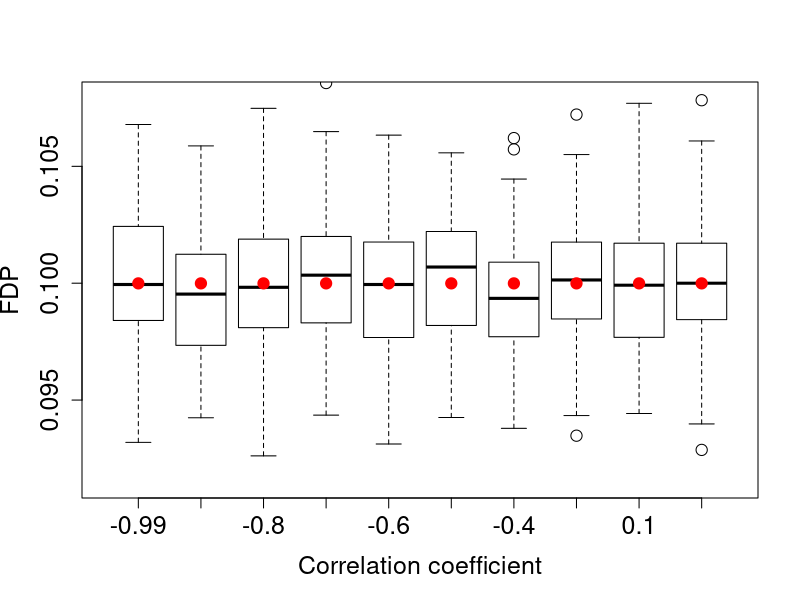

Write R code to recreate this figure.
#======================================================================
#======================================================================
#  FDP computation from  correlated binomial random variables
#  Source: Kotz, Samuel, et al. Encyclopedia of Statistical Sciences, Volume 1. John Wiley & Sons, 2005.
#         page no. 582

#  The code below implements FDP computation from correlated binominal distribution.
#  Suppose X (corresponds to the null)  is a Bernoulli(P(X=1) = alpha) variable (P(X = 0) = 1- alpha), and
#  Y (corresponds to the alternative) is another Bernoulli(P(Y=1)= beta) variable (P(Y=0) = 1 - beta).
#  To generate their joint distribution we specified
#  all four combinations of outcomes as follows (similar to the above mentioned book).
#     P(X=0,Y=0) = a,                       # denote this combination as "(0,0)"
#     P(X=1,Y=0) = 1- beta -a,              # denote this combination as "(1,0)"
#     P(X=0,Y=1) = 1- alpha - a,            # denote this combination as "(0,1)"
#     P(X=1,Y=1) = a + alpha + beta -1,     # denote this combination as "(1,1)"
#
# Where "a" is computed from the correlation coefficient (rho) as follows:
#   a = (1- alpha )(1- beta) + rho *  sqrt (alpha * beta *(1- alpha )(1- beta)  )
#
#
# The FDP is computed from simulation (using sample() in R) by  sampling n=10000 points using the
# probabilies of the four outcomes: (P(X = 1, Y = 1), P(X = 1, Y = 0),P(X = 0, Y = 1), P(X = 0, Y = 0)).
#
#   Then:
#
#   FP =  number of outcomes of "(1,0)" + number of outcomes of "(1,1)"
#   TP =  number of outcomes of "(0,1)" + number of outcomes of "(1,1)"
#   FDP = FP / (FP + TP)

#======================================================================
#======================================================================
#======================================================================


#calculates the pFDR using the integration approach
pFDR_IntegralApproach <- function(alpha, beta, m0, m1) {
  #Calculates the pFDR function at a given value during integration
  integrant <- function(s, alpha, beta, m0, m1) {
    result = (s * alpha  + 1 - alpha)^(m0 - 1) * (s * beta + 1 - beta)^m1
    return(result)
  }
  
  #these are the ranges where the integrations are explicited calculated in
  bounds <- c(0, 0.0001, 0.0005, 0.001, 0.01, 0.025, 0.05, 
              0.1, 0.2, 0.3, 0.4, 0.5, 0.6, 0.7, 0.8, 0.9, 
              0.95, 0.96, 0.97, 0.98, 0.985, 0.99, 0.995, 1)
  pFDR_theoretical = 0 #value of the pFDR_theoretical
  
  for(i in 2:length(bounds)) { #calculate each range of integration sequential and combine
    lower = bounds[i-1] #lower bound of integration
    upper = bounds[i] #upper bound of integration
    pFDR_theoretical = pFDR_theoretical + integrate(integrant, lower=lower, upper=upper, 
                                                    alpha=alpha, beta=beta, m0=m0, m1=m1)$value
  }
  
  normalization <- (m0 * alpha) / (1 - (1-alpha)^m0 * (1-beta)^m1)
  pFDR_theoretical <-  pFDR_theoretical * normalization #apply normalization value   
  return (pFDR_theoretical);
}


#======================================================================
#======================================================================
#======================================================================
# An function to compute the false discovery rate and the variance
# of the false discovery proportions using
# probabilistic properties, such as the type I (alpha) and
# type II (1- beta) errors, and the numbers of null (m0)
# and alternative hypotheses (m1).
# After sourcing this R code, the function is to be called as:
# pFDR_Power_variance(alpha, beta, mo, m1) 
#
# For example if
# alpha = 0.03, beta= 0.45, m0 = 909800, m1 = 178900
#
# Then:
# pFDR_Power_variance(0.03, 0.45, 909800, 178900)
# In the output: 2.5319e-01 1.2591e-03 1.5854e-06
# FDR = 2.5319e-01; standard deviation of FDP = 1.2591e-03
# variance of FDP = 1.5854e-06
#

N_grid    = 10;

oned_integrant_power <- function(x1, x2, alpha, beta, m0, m1)
{
  temp = (x1 * x2 * alpha  + 1 - alpha)^(m0 - 1) *
    (x1 * x2 * beta + 1 - beta)^m1
  
  return (temp);
}


oned_2_integrant_power <- function(x1, x2, alpha, beta, m0, m1) 
{
  
  temp = (x1 * x2 * alpha  + 1 - alpha)^(m0 - 2) *
    (x1 * x2 * beta + 1 - beta)^m1;
  
  temp = temp * x1 * x2;
  
  return (temp);
}

#
#   This function determines the value of the integration variable at which the exponential
#   function becomes non-zero.
#   alpha, (1- beta) - are the probabilites of type I and II errros.
#   m0 and m1 are the numbers of the null and alternative hypotheses
#   N_crit - is the number of sample points. It is increased to find an
#   appropriate mid_step - is the value of the variable in the integrand
#   at which the integrand is non-zero ( > 1 ^(-7)).
#
#
critical_point_1d <- function(alpha, beta, m0, m1, N_crit)
{  
  for(i in 1:N_crit)
  {
    delta_x = i / N_crit;
    
    temp = (delta_x* alpha  + 1 - alpha)^(m0 - 1) *
      (delta_x * beta + 1 - beta)^m1
    
    if(temp > 10^(-7) )
    {
      break;
    }
  }
  
  mid_step = i / N_crit;
  
  return(mid_step)
  
}  


#
#   The function computes the first part of the first integral in Eq. (12) of the
#   supporting note in "Exact Integral Formulas for False Discovery Rate
#   and the Variance of False Discovery Proportion"
#
#   alpha, (1- beta) - are the type I and II errros.
#   m0 and m1 are the numbers of the null and alternative hypotheses
#   mid_step - is the value of the variable in the integrand
#   at which the integrand is non-zero.
#
first_term_power <- function(alpha, beta, m0, m1, mid_step)
{
  
  delta = (1. - mid_step)/N_grid;
  
  low_point = mid_step; 
  
  oned_integral <- function(x2, alpha, beta, m0, m1)
  {
    
    res = integrate(oned_integrant_power, lower=0, upper= mid_step, x2 = x2, alpha=alpha, beta = beta, m0 = m0, m1 = m1)$value
    
    delta = (1. - mid_step)/N_grid;
    
    low_point = mid_step; 
    
    for(i in 1:N_grid)
    {
      
      upper_point = mid_step + i * delta;
      
      res = res + integrate(oned_integrant_power, lower=low_point, upper= upper_point, x2 = x2, alpha=alpha, beta = beta, m0 = m0, m1 = m1)$value; 
      
      low_point = upper_point;
    }
    
    return (res)
  }
  
  
  delta = (1. - mid_step)/N_grid;
  
  low_point = mid_step; 
  
  twod = integrate(Vectorize(oned_integral), alpha=alpha, beta=beta, m0=m0, m1 = m1, lower=0, upper=mid_step)$value
  
  for(i in 1:N_grid)
  {
    upper_point = mid_step + i * delta;
    
    twod = twod + integrate(Vectorize(oned_integral), alpha=alpha, beta=beta, m0=m0, m1=m1, lower=low_point, upper=upper_point)$value
    
    low_point = upper_point;
  }
  
  twod = twod * m0 * alpha  / (1 - (1 - alpha)^m0*(1 - beta)^m1);
  
  return (twod) 
  
}

#
#
#   The function computes the second integral in Eq. (S13) of the
#   supporting note in "Exact Integral Formulas for False Discovery Rate
#   and the Variance of False Discovery Proportion" 
#   alpha, (1- beta) - are the type I and II errros.
#   m0 and m1 are the numbers of the null and alternative hypotheses
#   mid_step - is the value of the variable in the integrand
#   at which the integrand is non-zero.
#

second_term_power <- function(alpha, beta, m0, m1, mid_step)
{
  
  delta = (1. - mid_step) / N_grid;
  
  low_point = mid_step; 
  
  oned_2_integral_power <- function(x2, alpha, beta, m0, m1)
  {
    res = integrate(oned_2_integrant_power, lower=0, upper= mid_step, x2 = x2, alpha=alpha, beta=beta, m0=m0, m1=m1)$value
    
    low_point = mid_step; 
    
    for(i in 1:N_grid)
    {
      upper_point = mid_step + i * delta;
      
      res = res + integrate(oned_2_integrant_power, lower=low_point, upper= upper_point, x2 = x2, alpha=alpha, beta=beta, m0=m0, m1=m1)$value
      
      low_point = upper_point;
    }
    
    
    return (res)
  }
  
  twod_2 = integrate(Vectorize(oned_2_integral_power), alpha=alpha, beta=beta, m0=m0, m1=m1, lower=0, upper=mid_step)$value
  
  low_point = mid_step; 
  
  for(i in 1:N_grid)
  {
    upper_point = mid_step + i * delta;
    
    twod_2 = twod_2 + integrate(Vectorize(oned_2_integral_power), alpha=alpha, beta=beta, m0=m0, m1=m1, lower=low_point, upper=upper_point)$value
    
    low_point = upper_point;
  }
  
  twod_2 = twod_2 * (m0 * alpha)^2  / (1 - (1 - alpha)^m0*(1 - beta)^m1);
  
  return (twod_2) 
  
}




#
# this function computes the third term of the three terms
# in the expression for the variance. It is the square of
# the pFDR. It is a one-demensional integral
#

third_term_power <- function(alpha, beta, m0, m1, mid_step)
{
  integrant <- function(s, alpha, beta, m0, m1) 
  {
    (s * alpha  + 1 - alpha)^(m0 - 1) *
      (s * beta + 1 - beta)^m1 ;
  }
  
  delta = (1. - mid_step) / N_grid;
  
  pFDR_theoretical <- integrate(integrant, lower=0, upper = mid_step, alpha = alpha, beta = beta, m0 = m0, m1 = m1)$value;
  
  low_point = mid_step; 
  
  for(i in 1:N_grid)
  {
    upper_point = mid_step + i * delta;
    
    pFDR_theoretical = pFDR_theoretical + integrate(integrant, lower=low_point, upper = upper_point, alpha = alpha, beta = beta, m0 = m0, m1 = m1)$value
    
    low_point = upper_point;
  }
  
  
  pFDR_theoretical <-  pFDR_theoretical * m0 * alpha / (1. - (1. - alpha)^m0 * (1. - beta)^m1 );
  
  #
  #  for the variance, the square is needed
  #
  return (pFDR_theoretical^2)
}

#
# The function computes the FDP variance in Eq. (12) of the
#   supporting note in "Exact Integral Formulas for False Discovery Rate
#   and the Variance of False Discovery Proportion"
#   alpha, (1- beta) - are the type I and II errros.
#   m0 and m1 are the numbers of the null and alternative hypotheses
#
#

pFDR_Power_variance <- function(alpha, beta, m0, m1)
{
  
  mid_step = 1;
  
  N_crit = m0 + m1;
  
  while (mid_step == 1)
  {
    mid_step = critical_point_1d(alpha, beta, m0, m1, N_crit);
    
    # print(mid_step);
    
    N_crit = 10 * N_crit;
  }
  
  if(mid_step > 10)
  {
    mid_step = mid_step - 10;
  }
  
  temp = first_term_power(alpha, beta, m0, m1, mid_step);
  
  # print(c("First part from power ", temp));
  
  temp = temp + second_term_power(alpha, beta, m0, m1, mid_step);
  
  # print(c("Second part from power ", second_term_power(alpha, beta, m0, m1, mid_step)) );
  
  third_term = third_term_power(alpha, beta, m0, m1, mid_step);
  
  temp = temp - third_term;
  
  # print(c("Third part from power ", third_term ));
  
  # print("The FDP, SD(FDP), and var(FDP), from exponential approximation, are: ");
  
  # print(c(sqrt(third_term), sqrt(temp), temp));
  
  return (temp);
  
}

#======================================================================
#======================================================================
#======================================================================


#
# The function, compute_fdp) computes the false discovery proportion given, rho(correlation),
# alpha (significane level of the null), and beta (the power of the test)
#
#
compute_fdp = function (rho, alpha, beta, n.sim) {
  # Compute p(x=0, y=0) from the correlation value
  a.0 <-
    rho * sqrt(alpha * beta * (1 - alpha) * (1 - beta)) + (1 - alpha) * (1 -
                                                                           beta)
  
  # Compute the four probabilities for the joint distribution.
  prob <-
    c(
      `(0,0)` = a.0,
      `(1,0)` = 1 - beta - a.0,
      `(0,1)` = 1 - alpha - a.0,
      `(1,1)` = a.0 + alpha + beta - 1
    )
  if (min(prob) < 0) {
    print(prob)
    stop("Error: a probability is negative.")
  }
  
  #
  # generation of correlated Binomial variables.
  #
  
  outcomes <-
    sample.int(4, n.sim , replace = TRUE, prob = prob) #This will generate random numbers between 1 and 4 with the
  #probabilities assigned above. where
  #     1 denote the combination  "(0,0)"
  #     2 denote the combination  "(1,0)"
  #     3 denote the combination  "(0,1)"
  #     4 denote the combination  "(1,1)"
  
  
  
  # get the numbers of P[X = 1, Y = 1], P[X = 1, Y = 0],P[X = 0, Y = 1], and = P[X = 0, Y = 0]
  p_x0_y0 = 0   # p(x=0,y=0)
  p_x0_y1 = 0   # p(x=0,y=1)
  p_x1_y0 = 0   # p(x=1,y=0)
  p_x1_y1 = 0   # p(x=1,y=1)
  
  for (i  in seq(1:length(outcomes))) {
    if (outcomes[i] == 1) {
      p_x0_y0 = p_x0_y0 + 1
    }
    else if (outcomes[i] == 3) {
      p_x0_y1 = p_x0_y1 + 1
    }
    else if (outcomes[i] == 2) {
      p_x1_y0 = p_x1_y0 + 1
    }
    else if (outcomes[i] == 4) {
      p_x1_y1 = p_x1_y1 + 1
    }
    
  }
  
  # compute fdp
  FP =  (p_x1_y1 + p_x1_y0)    # number of false positives (FP).
  TP =  (p_x1_y1 + p_x0_y1)     # number of true positives (TP).
  fdp = FP / (FP + TP)
  
  # print(c('rho ', rho, 'FDP ', fdp))
  return(fdp)
}


#======================================================================

# run the simulation for diffrent Correlation values
rho = c(-0.99, -0.9, -0.8, -0.7, -0.6, -0.5, -0.4, -0.2, 0.1, -0.0001)
alpha = 0.1
beta = 0.9
n.sim <- 10000

all_res = list()
for (iter in seq(1, 100)) {
  print(iter)
  fdps = c(rep(-1, length(rho)))
  for (i in seq(1, length(rho))) {
    fdps[i] = compute_fdp(rho[i], alpha, beta, n.sim)
  }
  all_res = append(all_res, fdps)
}


# compute the integeral FDR
c_fdr = pFDR_IntegralApproach (alpha, beta, n.sim, n.sim)
c_var = pFDR_Power_variance(alpha, beta, n.sim, n.sim)

# prepare data for plot
df = data.frame(
  unlist(all_res[seq(1, 1000, 10)]),
  unlist(all_res[seq(2, 1000, 10)]),
  unlist(all_res[seq(3, 1000, 10)]),
  unlist(all_res[seq(4, 1000, 10)]),
  unlist(all_res[seq(5, 1000, 10)]),
  unlist(all_res[seq(6, 1000, 10)]),
  unlist(all_res[seq(7, 1000, 10)]),
  unlist(all_res[seq(8, 1000, 10)]),
  unlist(all_res[seq(9, 1000, 10)]),
  unlist(all_res[seq(10, 1000, 10)])
)

colnames(df) = c(rho[1], rho[2], rho[3],
                 rho[4], rho[5], rho[6],
                 rho[7], rho[8], rho[9], rho[10])


df2 = data.frame(rho, rep(c_fdr, length(rho)), rep(c_var, length(rho)))
colnames(df2) = c('rho', 'FDR', 'VAR_FDR')


#======================================================================
# Plot result


plot_errorbars <- function(x, y, err, ylim = NULL) {
  arrows(
    x,
    y - err,
    x,
    y + err,
    length = 0.05,
    angle = 90,
    code = 3,
    col = 'red'
  )
}


boxplot(
  df,
  col = 'white',
  ylab = 'FDP',
  xlab = 'Correlation coefficient',
  ylim = c(min(fdps) - 0.005, max(fdps) + 0.005),
  cex = 1.5,
  cex.axis = 1.5,
  cex.lab = 1.5
)
points(seq(1, 10),
       rep(c_fdr, length(rho)),
       pch = 19 ,cex = 1.5,
       col = 'red')
plot_errorbars(seq(1, 10), rep(c_fdr, length(rho)), rep(c_var, length(rho)))
